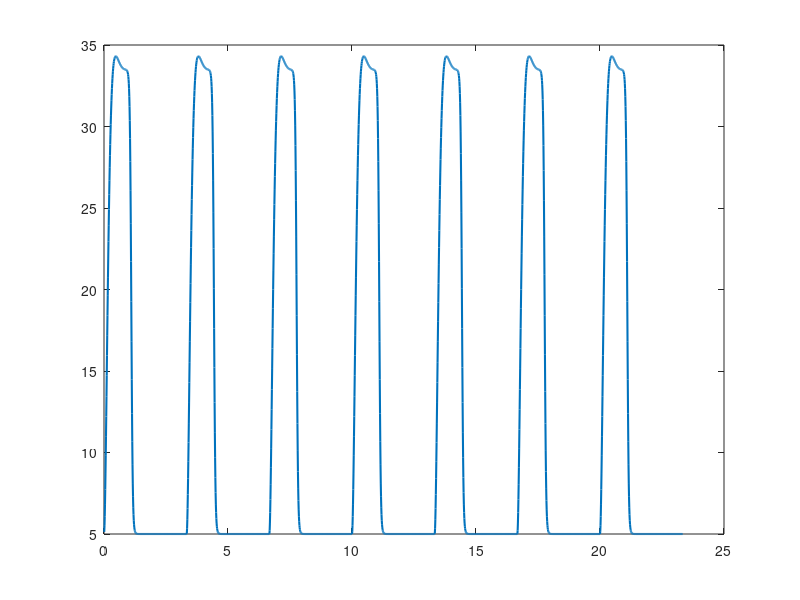

This chart was generated by the following MATLAB code:
%%This script creates a cell structure with 3 positions, each of one with
%%an specific Ventilator pressure and PEEP. 

clc
clear all

Pmax=[28 33.5 28];
PEEP=[8 5 8];

%Repiratory rate
RR=18;

%Inspiratory time
t_ins=1;


period=60/RR;
cycles=7;
for h=1:3
    Tvent{h} =[];
    Pvent{h} = [];
    Pin_num = [];
    t=[];
    P=Pmax(h);
    PEEPv=PEEP(h);
    
    ts=0.1;
    eta=0.75;

    a=1.1;
    c_esp_1=35;
    c_esp_2=t_ins*a;
    
    c=1;
    step=0.001;

    for i=1:period*cycles/step
        t(i)=i*step;
        time=i*step-((c-1)*period);
        if (c*period) < t(i) 
            c=c+1;
        end
        if t(i) - ((c-1)*period) < t_ins *0.9
            Pin_num(i)=PEEPv+(P-PEEPv)*(1-((2.71.^-(eta*time/ts)).*((cos(time/ts*(1-eta^2)^0.5))+(eta/((1-eta^2)^0.5)*sin(time/ts*(1-eta^2)^0.5)))));
        else 
            Pin_num(i)=PEEPv+(P-PEEPv)*(1-(1+2.71.^(-c_esp_1*((time)-c_esp_2))).^-1);
        end
    end
    
    step = 0.01;
    Tvent{h} =(0:step:period*cycles);
    Pvent{h} = (interp1(t,Pin_num,Tvent{h},'spline'));
end

save('Tvent.mat','Tvent');
save('Pvent.mat','Pvent');

figure(1)
plot(Tvent{2},Pvent{2},'LineWidth',1.5)


